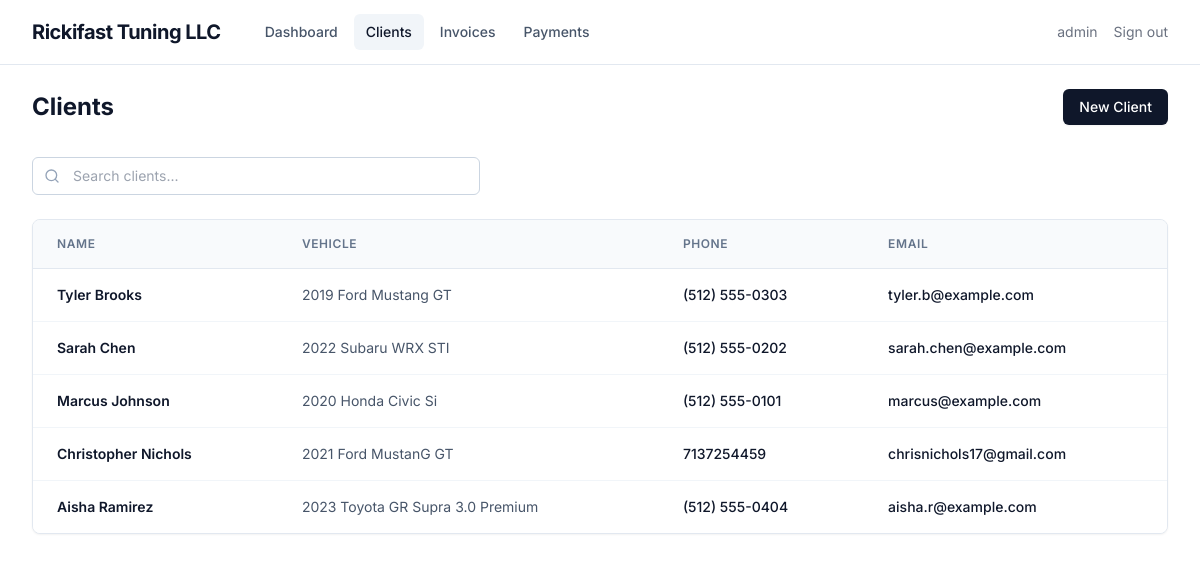
The app's page /clients/ (signed in) with its own data.
### app/models/models.py (models this page shows, shortened)
class User(UserMixin, db.Model):
    id = db.Column(db.Integer, primary_key=True)
    username = db.Column(db.String(64), unique=True, nullable=False)
    email = db.Column(db.String(120), unique=True, nullable=False)
    password_hash = db.Column(db.String(128))

class Client(db.Model):
    id = db.Column(db.Integer, primary_key=True)
    first_name = db.Column(db.String(100), nullable=False)
    last_name = db.Column(db.String(100), nullable=False)
    email = db.Column(db.String(120))
    phone = db.Column(db.String(20))
    vehicle_year = db.Column(db.String(4))
    vehicle_make = db.Column(db.String(50))
    vehicle_model = db.Column(db.String(50))
    vehicle_trim = db.Column(db.String(50))
    notes = db.Column(db.Text)
    created_at = db.Column(db.DateTime, default=lambda: datetime.now(timezone.utc))
    updated_at = db.Column(db.DateTime, default=lambda: datetime.now(timezone.utc),
                           onupdate=lambda: datetime.now(timezone.utc))
    invoices = db.relationship('Invoice', backref='client', lazy='dynamic',
                               cascade='all, delete-orphan')
    @property
    def full_name(self):
        return f'{self.first_name} {self.last_name}'
    @property
    def vehicle_display(self):
        parts = [p for p in [self.vehicle_year, self.vehicle_make,
                             self.vehicle_model, self.vehicle_trim] if p]
        return ' '.join(parts) if parts else 'No vehicle'

### app/routes/clients.py (the view, shortened to what this page needs)
@clients.route('/')
@login_required
def index():
    q = request.args.get('q', '').strip()
    query = Client.query
    clients_list = query.order_by(Client.last_name.asc()).all()
    return render_template('clients/index.html', clients=clients_list, q=q)

### app/models/models.py (called while the page is built)
@login_manager.user_loader
def load_user(id):
    return db.session.get(User, int(id))

### app/templates/clients/index.html (shortened to what this page needs)
{% extends "base.html" %}
{% block content %}
<div class="flex flex-col sm:flex-row sm:items-center sm:justify-between mb-8">
    <h1 class="text-2xl font-bold text-slate-900">Clients</h1>
    <a href="{{ url_for('clients.create') }}" class="mt-4 sm:mt-0 inline-flex items-center px-4 py-2 text-sm font-medium rounded-md bg-slate-900 text-white hover:bg-slate-800 transition-colors shadow-xs">New Client</a>
</div>
<div class="mb-6">
    <form method="GET" class="max-w-md relative">
        <div class="absolute inset-y-0 left-0 pl-3 flex items-center pointer-events-none">
        </div>
        <input type="text" name="q" value="{{ q }}" placeholder="Search clients..."
               class="w-full pl-10 pr-3 py-2 border border-slate-300 rounded-md text-sm focus:outline-none focus:ring-2 focus:ring-slate-900 focus:border-transparent transition-shadow">
    </form>
</div>
<div class="bg-white rounded-lg border border-slate-200 overflow-hidden shadow-xs">
    <div class="overflow-x-auto">
        <table class="min-w-full divide-y divide-slate-200">
            <thead class="bg-slate-50">
                <tr>
                    <th class="px-6 py-4 text-left text-xs font-semibold text-slate-500 uppercase tracking-wider">Name</th>
                    <th class="px-6 py-4 text-left text-xs font-semibold text-slate-500 uppercase tracking-wider">Vehicle</th>
                    <th class="px-6 py-4 text-left text-xs font-semibold text-slate-500 uppercase tracking-wider hidden sm:table-cell">Phone</th>
                    <th class="px-6 py-4 text-left text-xs font-semibold text-slate-500 uppercase tracking-wider hidden md:table-cell">Email</th>
                </tr>
            </thead>
            <tbody class="bg-white divide-y divide-slate-100">
                {% for c in clients %}
                <tr class="hover:bg-slate-50 cursor-pointer transition-colors" onclick="window.location='{{ url_for('clients.view', id=c.id) }}'">
                    <td class="px-6 py-4 text-sm font-semibold text-slate-900">{{ c.full_name }}</td>
                    <td class="px-6 py-4 text-sm text-slate-600">{{ c.vehicle_display }}</td>
                    <td class="px-6 py-4 text-sm text-slate-600 hidden sm:table-cell">
                        {% if c.phone %}<a href="tel:{{ c.phone }}" class="text-slate-900 hover:text-blue-600 font-medium" onclick="event.stopPropagation()">{{ c.phone }}</a>{% else %}&mdash;{% endif %}
                    </td>
                    <td class="px-6 py-4 text-sm text-slate-600 hidden md:table-cell">
                        {% if c.email %}<a href="mailto:{{ c.email }}" class="text-slate-900 hover:text-blue-600 font-medium" onclick="event.stopPropagation()">{{ c.email }}</a>{% else %}&mdash;{% endif %}
                    </td>
                </tr>
                {% else %}
                <tr>
                    <td colspan="4" class="px-6 py-12 text-center text-sm text-slate-400">No clients found.</td>
                </tr>
                {% endfor %}
            </tbody>
        </table>
    </div>
</div>
{% endblock %}

### app/templates/base.html (shortened to what this page needs)
<!DOCTYPE html>
<html lang="en">
<head>
    <script src="https://cdn.tailwindcss.com"></script>
</head>
<body class="bg-white font-sans text-slate-900 min-h-screen" x-data="{ mobileOpen: false }">
{% if current_user.is_authenticated %}
<nav class="border-b border-slate-200 bg-white">
    <div class="max-w-7xl mx-auto px-4 sm:px-6 lg:px-8">
        <div class="flex justify-between h-16">
            <div class="flex items-center gap-8">
                <a href="{{ url_for('dashboard') }}" class="text-xl font-bold text-slate-900 tracking-tight">Rickifast Tuning LLC</a>
                <div class="hidden sm:flex items-center space-x-1">
                    <a href="{{ url_for('dashboard') }}" class="px-3 py-2 text-sm font-medium rounded-md transition-colors {% if request.endpoint == 'dashboard' %}bg-slate-100 text-slate-900{% else %}text-slate-600 hover:text-slate-900 hover:bg-slate-50{% endif %}">Dashboard</a>
                    <a href="{{ url_for('clients.index') }}" class="px-3 py-2 text-sm font-medium rounded-md transition-colors {% if request.endpoint and request.endpoint.startswith('clients.') %}bg-slate-100 text-slate-900{% else %}text-slate-600 hover:text-slate-900 hover:bg-slate-50{% endif %}">Clients</a>
                    <a href="{{ url_for('invoices.index') }}" class="px-3 py-2 text-sm font-medium rounded-md transition-colors {% if request.endpoint and request.endpoint.startswith('invoices.') %}bg-slate-100 text-slate-900{% else %}text-slate-600 hover:text-slate-900 hover:bg-slate-50{% endif %}">Invoices</a>
                    <a href="{{ url_for('payments.index') }}" class="px-3 py-2 text-sm font-medium rounded-md transition-colors {% if request.endpoint and request.endpoint.startswith('payments.') %}bg-slate-100 text-slate-900{% else %}text-slate-600 hover:text-slate-900 hover:bg-slate-50{% endif %}">Payments</a>
                </div>
            </div>
            <div class="flex items-center gap-4">
                <span class="hidden sm:inline text-sm text-gray-500">{{ current_user.username }}</span>
                <a href="{{ url_for('auth.logout') }}" class="text-sm text-gray-500 hover:text-gray-700">Sign out</a>
            </div>
        </div>
    </div>
</nav>
{% endif %}
<main class="max-w-7xl mx-auto px-4 sm:px-6 lg:px-8 py-6">
    {% block content %}{% endblock %}
</main>
</body>
</html>

### records on screen
User: username "admin"
Client: full_name "Tyler Brooks", vehicle_display "2019 Ford Mustang GT", phone "(512) 555-0303", email "tyler.b@example.com"
Client: full_name "Sarah Chen", vehicle_display "2022 Subaru WRX STI", phone "(512) 555-0202", email "sarah.chen@example.com"
Client: full_name "Marcus Johnson", vehicle_display "2020 Honda Civic Si", phone "(512) 555-0101", email "marcus@example.com"
Client: full_name "Christopher Nichols", vehicle_display "2021 Ford MustanG GT", phone "7137254459", email "chrisnichols17@gmail.com"
Client: full_name "Aisha Ramirez", vehicle_display "2023 Toyota GR Supra 3.0 Premium", phone "(512) 555-0404", email "aisha.r@example.com"
